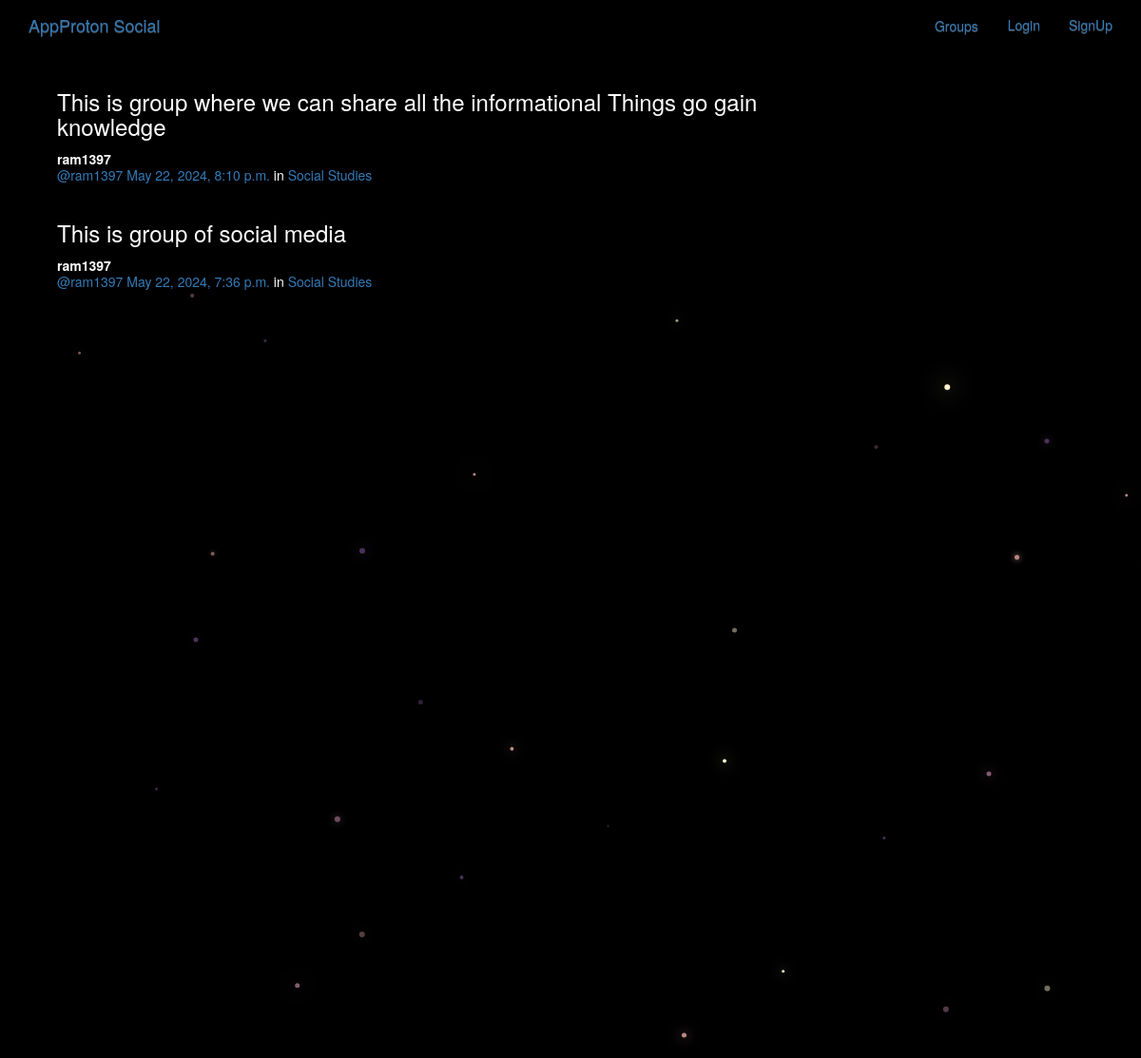
/posts/posts/, run on the app's committed database.
### posts/models.py (models this page shows, shortened)
class Post(models.Model):
    user=models.ForeignKey(User, related_name='posts', on_delete=models.CASCADE)
    created_at=models.DateTimeField(auto_now=True)
    message=models.TextField()
    message_html=models.TextField(editable=False)
    group=models.ForeignKey(Group, related_name='posts', blank=True, on_delete=models.CASCADE)
    class Meta:
        ordering=['-created_at']
        unique_together=['user', 'message']

### groups/models.py (models this page shows, shortened)
class Group(models.Model):
    name=models.CharField(max_length=256, unique=True)
    slug=models.SlugField(allow_unicode=True, unique=True)
    description=models.TextField(blank=True, default='')
    description_html=models.TextField(editable=False, default='', blank=True)
    members=models.ManyToManyField(User, through='GroupMember')
    class Meta:
        ordering=['name']

### posts/views.py (the view)
# urls.py: path('posts/', views.PostList.as_view(), name='all'),
class PostList(SelectRelatedMixin, generic.ListView):
    model=models.Post
    select_related=('user', 'group')

### posts/templates/posts/post_list.html (shortened to what this page needs)
{% extends "posts/post_base.html" %}
{% block post_content %}
<div class="col-md-8">
    {% for post in post_list %}
     {% include "posts/_post.html" %}
    {% endfor %}
</div>
{% endblock %}

### posts/templates/posts/_post.html (shortened to what this page needs)
<div class="post media">
	<h3>{{ post.message_html|safe }}</h3>
	<div class="media-body">
		<strong>{{ post.user.username }}</strong>
		<h5 class="media-heading">
			<span class="username"><a href="{% url 'posts:for_user' username=post.user.username %}">@{{ post.user.username }}</a></span>
			<time class="time"><a href="{% url 'posts:single' username=post.user.username pk=post.pk %}">{{ post.created_at }}</a></time>
			{% if post.group %}
			<span class="group-name">in <a href="#">{{ post.group.name }}</a></span>
			{% endif %}
		</h5>
	</div>
</div>

### static/mysocialmedia/css/master.css (style rules this page uses)
body { margin: 0; overflow: hidden; background-color: black; color:white; }

### data on the page
Post: message_html "This is group where we can share all the informational Things go gain knowledge", user.username "ram1397", created_at "May 22, 2024, 8:10 p.m.", group.name "Social Studies"
Post: message_html "This is group of social media", user.username "ram1397", created_at "May 22, 2024, 7:36 p.m.", group.name "Social Studies"
